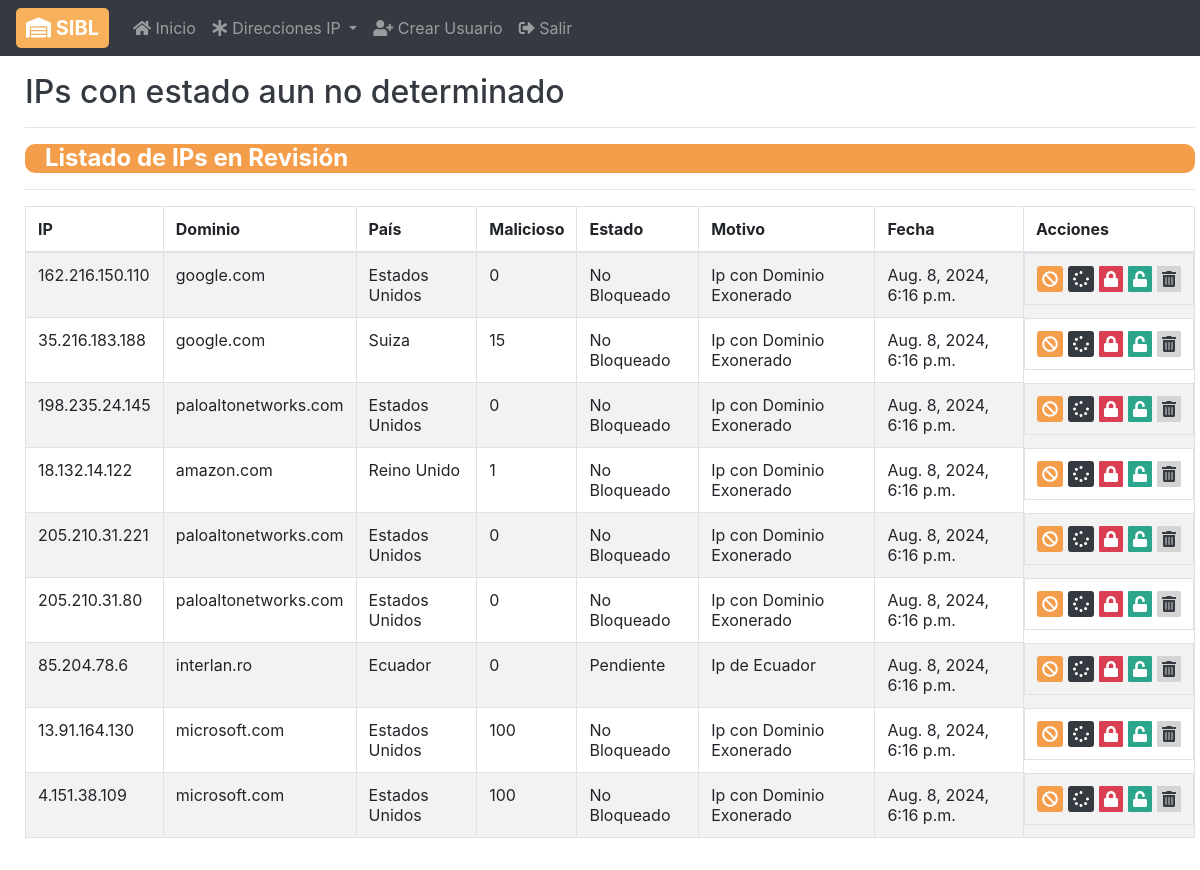
The page /enRevision/ (signed in) on the database its author committed.
### control/models.py (models this page shows, shortened)
class Casos_Especiales(models.Model):
    ipEspecial = models.OneToOneField(IP, on_delete=models.CASCADE, unique=True)
    razon = models.CharField(max_length=200, default="Motivo Desconocido")

class IP(models.Model):
    fw = (
        ("SI", 'SI'),
        ("NO", 'NO'),
    )
    estados = (
        ("Bloqueado","Bloqueado"),
        ("Bloqueado Temporal","Bloqueado Temporal"),
        ("Pendiente","Pendiente"),
        ("Exonerado","Exonerado"),
        ("No Bloqueado","No Bloqueado"),
        ("Nuevo","Nuevo"),
    )
    fuentes = (
        ("SOC","SOC"),
        ("Fuentes de Inteligencia","Fuentes de Inteligencia"),
        ("Pentesting","Pentesting"),
        ("Ejercicios SI","Ejercicios SI"),
        ("Desconocido","Desconocido"),
    )
    ip = models.CharField(max_length=20 , unique=True)
    estado = models.CharField(max_length=100 , choices=estados , default="Nuevo")
    malicioso = models.IntegerField(null=True)
    isp = models.CharField(max_length=100 , null=True)
    tipoUso = models.CharField(max_length=100 , null=True)
    pais = models.ForeignKey(Pais, on_delete=models.CASCADE , null=True)
    dominio = models.ForeignKey(Dominio, on_delete=models.CASCADE)
    ataques = models.CharField(max_length=100 , null=True)
    descripcion = models.CharField(max_length=500 , null=True)
    peticiones = models.IntegerField(null=True , default=0)
    firewall = models.CharField(max_length=5, choices=fw , default= "NO")
    usuario = models.CharField(max_length=100 , null=True)
    fecha = models.DateTimeField(null=True , default=datetime.now())
    fuente = models.CharField(max_length=100 , choices=fuentes , default="Desconocido")

class Dominio(models.Model):
    nomDominio = models.CharField(max_length=100, unique=True)

class Pais(models.Model):
    nombre = models.CharField(max_length=100, null=False, unique=True)
    name = models.CharField(max_length=100 , default="Desconocido")
    iso2 = models.CharField(max_length=2 , default="00")
    iso3 = models.CharField(max_length=3 , default="000")
    phonecod = models.CharField(max_length=5 , default="00000")

### control/views.py (the view)
# urls.py: path('enRevision/', views.enRevision, name="enRevision"),
@login_required
def enRevision(request): # Para llamar al final de la carga de archivos los casos especiales o pendientes de IPs
    revisarIPsTemporales(request)
    especiales = Casos_Especiales.objects.all()
    return render(request , 'ipRevision.html' , {'especiales':especiales , 'rutaRetorno': urlencode({'rutaRetorno': request.path})})

### control/views.py (called while the page is built, shortened)
@login_required
def revisarIPsTemporales(request): # Revisa los periodos de bloqueo de cada una de las IPs establecidas con bloqueo temporal
    ipsTemporales = BloqueadasTemporales.objects.all()

### control/templates/ipRevision.html (shortened to what this page needs)
{% extends 'sidebar.html' %}
{% load static %}
{% block estilos %}
<link href="{% static 'css/detector.css' %}" rel="stylesheet">
<link href="https://cdn.datatables.net/2.0.5/css/dataTables.bootstrap4.css" rel="stylesheet">
{% endblock %}
{% block content %}
<div class="container">
    <h2 style="margin-top: 15px;">IPs con estado aun no determinado</h2>
    <hr>
    <h4 style="background-color: #f49e4c; border-radius: 10px; color: white; padding-left: 20px;"><strong>Listado de IPs en Revisión</strong></h4><hr>
    <table id="tabla_datos" class="table table-striped table-bordered" style="width:100%">
        <thead>
          <tr>
            <th>IP</th>
            <th>Dominio</th>
            <th>País</th>
            <th>Malicioso</th>
            <th>Estado</th>
            <th>Motivo</th>
            <th>Fecha</th>
            <th>Acciones</th>
          </tr>
        </thead>
        {% for especial in especiales %}
        <tr>
          <td> {{ especial.ipEspecial.ip }}</td>
          <td> {{ especial.ipEspecial.dominio.nomDominio }}</td>
          <td> {{ especial.ipEspecial.pais.nombre }}</td>
          <td> {{ especial.ipEspecial.malicioso }}</td>
          <td> {{ especial.ipEspecial.estado }}</td>
          <td> {{ especial.razon }}</td>
          <td> {{ especial.ipEspecial.fecha }}</td>
          <td class="acciones">
            <a href="{% url 'noBloquear' id=especial.ipEspecial.id %}" class="modificar">
                <i class="fas fa-ban" title="No Bloquear"></i><span class="sr-only">No Bloquear</span>
            </a>
            <a href="{% url 'enPendiente' id=especial.ipEspecial.id %}"  class="eliminada">
                <i class="fas fa-spinner" title="Pendiente"></i><span class="sr-only">Pendiente</span>
            </a>
            <a href="{% url 'anadirANegra' id=especial.ipEspecial.id rutaRetorno=rutaRetorno %}" class="bloquear">
                <i class="fas fa-lock" title="Bloquear"></i><span class="sr-only">Bloquear</span>
            </a>
            <a href="{% url 'añadirABlanca' id=especial.ipEspecial.id rutaRetorno=rutaRetorno %}"  class="exonerar">
                <i class="fas fa-unlock" title="Exonerar"></i><span class="sr-only">Exonerar</span>
            </a>
            <a href="{% url 'eliminar' id=especial.ipEspecial.id rutaRetorno=rutaRetorno %}"  class="quitar">
                <i class="fas fa-trash-alt" title="Eliminar"></i><span class="sr-only">Eliminar</span>
            </a>
          </td>
        </tr>
        {% endfor %}
    </table>
</div>
{% endblock %}

### control/templates/sidebar.html (shortened to what this page needs)
{% load static %}
<!DOCTYPE HTML5>
<html lang="es">
<head>
    <link rel="stylesheet" href="https://stackpath.bootstrapcdn.com/bootstrap/4.5.2/css/bootstrap.min.css">
    <link rel="stylesheet" href="https://cdnjs.cloudflare.com/ajax/libs/font-awesome/5.15.1/css/all.min.css">
    <link href="{% static 'css/styleSidebar.css' %}" rel="stylesheet">
    {% block estilos %}{% endblock %}
</head>
<body>
    <header>
        <nav class="navbar navbar-expand-md navbar-dark fixed-top bg-dark">
          <a class="navbar-brand" href="{% url 'detector' %}" style="background-color: #f7b05b; color: white; border-radius: 5px; padding-right: 10px;"><i class="fas fa-warehouse" style="padding-left: 10px;"></i><strong>  SIBL</strong></a>
          <div class="collapse navbar-collapse" id="navbarCollapse">
            <ul class="navbar-nav mr-auto">
              <li class="nav-item">
                <a class="nav-link" href="{% url 'inicio' %}"><i class="fas fa-home"></i> Inicio</a>
              </li>
              <li class="nav-item dropdown">
                <a class="nav-link dropdown-toggle" href="#" id="navbarDropdown" role="button" data-toggle="dropdown" aria-haspopup="true" aria-expanded="false">
                  <i class="fas fa-asterisk"></i>
                  Direcciones IP
                </a>
              </li>
              <li class="nav-item">
                <a class="nav-link" href="{% url 'crearUsuario' %}"><i class="fas fa-user-plus"></i> Crear Usuario</a>
              </li>
              <li class="nav-item">
                <a class="nav-link" href="{% url 'signout' %}"><i class="fas fa-sign-out-alt"></i> Salir</a>
            </li>
            </ul>
          </div>
        </nav>
    </header>
    <div class="fondo">
        <div class="content" id="content">
            {% block content %}{% endblock %}
       </div>
    </div>
</body>
</html>

### control/static/css/styleSidebar.css (style rules this page uses)
header { height: 4%; max-height: 4%; }
.fondo { margin-top: 4%; padding: 10px; position: fixed; top: 0; left: 0; height: 100%; width: 100%; }
.fondo .content .container { align-items: center; position: absolute; height: 88%; width: 100%; background-color:white; color: #343a40; border-radius: 15px; max-height: 90%; max-width: 100%; overflow-y: auto; }

### control/static/css/detector.css (style rules this page uses)
table tr .acciones { display: grid; grid-template-columns: repeat(5, auto); align-items: center; grid-template-rows: 1fr; gap: 5px; }
table tr td a { border-radius: 5%; text-decoration: none; color: white; }
table tr td a i { padding: 5px; border-radius: 3px }
table tr td .modificar i { background-color:#f49e4c; }
table tr td .eliminada i { background-color:#343a40; }
table tr td .exonerar { background-color:#2ca58d; }
table tr td .bloquear { background-color:#da3e52; }
table tr td .quitar { color: #343a40; background-color:#d4d4d4; }

### rows shown on the page
Casos_Especiales: ipEspecial.ip "162.216.150.110", ipEspecial.dominio.nomDominio "google.com", ipEspecial.pais.nombre "Estados Unidos", ipEspecial.malicioso "0", ipEspecial.estado "No Bloqueado", razon "Ip con Dominio Exonerado", ipEspecial.fecha "Aug. 8, 2024, 6:16 p.m."
Casos_Especiales: ipEspecial.ip "35.216.183.188", ipEspecial.dominio.nomDominio "google.com", ipEspecial.pais.nombre "Suiza", ipEspecial.malicioso "15", ipEspecial.estado "No Bloqueado", razon "Ip con Dominio Exonerado", ipEspecial.fecha "Aug. 8, 2024, 6:16 p.m."
Casos_Especiales: ipEspecial.ip "198.235.24.145", ipEspecial.dominio.nomDominio "paloaltonetworks.com", ipEspecial.pais.nombre "Estados Unidos", ipEspecial.malicioso "0", ipEspecial.estado "No Bloqueado", razon "Ip con Dominio Exonerado", ipEspecial.fecha "Aug. 8, 2024, 6:16 p.m."
Casos_Especiales: ipEspecial.ip "18.132.14.122", ipEspecial.dominio.nomDominio "amazon.com", ipEspecial.pais.nombre "Reino Unido", ipEspecial.malicioso "1", ipEspecial.estado "No Bloqueado", razon "Ip con Dominio Exonerado", ipEspecial.fecha "Aug. 8, 2024, 6:16 p.m."
Casos_Especiales: ipEspecial.ip "205.210.31.221", ipEspecial.dominio.nomDominio "paloaltonetworks.com", ipEspecial.pais.nombre "Estados Unidos", ipEspecial.malicioso "0", ipEspecial.estado "No Bloqueado", razon "Ip con Dominio Exonerado", ipEspecial.fecha "Aug. 8, 2024, 6:16 p.m."
Casos_Especiales: ipEspecial.ip "205.210.31.80", ipEspecial.dominio.nomDominio "paloaltonetworks.com", ipEspecial.pais.nombre "Estados Unidos", ipEspecial.malicioso "0", ipEspecial.estado "No Bloqueado", razon "Ip con Dominio Exonerado", ipEspecial.fecha "Aug. 8, 2024, 6:16 p.m."
Casos_Especiales: ipEspecial.ip "85.204.78.6", ipEspecial.dominio.nomDominio "interlan.ro", ipEspecial.pais.nombre "Ecuador", ipEspecial.malicioso "0", ipEspecial.estado "Pendiente", razon "Ip de Ecuador", ipEspecial.fecha "Aug. 8, 2024, 6:16 p.m."
Casos_Especiales: ipEspecial.ip "13.91.164.130", ipEspecial.dominio.nomDominio "microsoft.com", ipEspecial.pais.nombre "Estados Unidos", ipEspecial.malicioso "100", ipEspecial.estado "No Bloqueado", razon "Ip con Dominio Exonerado", ipEspecial.fecha "Aug. 8, 2024, 6:16 p.m."
Casos_Especiales: ipEspecial.ip "4.151.38.109", ipEspecial.dominio.nomDominio "microsoft.com", ipEspecial.pais.nombre "Estados Unidos", ipEspecial.malicioso "100", ipEspecial.estado "No Bloqueado", razon "Ip con Dominio Exonerado", ipEspecial.fecha "Aug. 8, 2024, 6:16 p.m."
